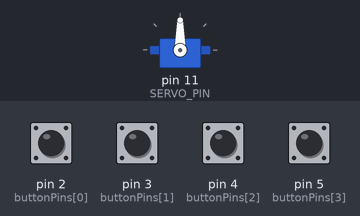
A sketch run on a simulated Arduino Uno, built with avr-gcc and run on an emulated ATmega328P. Parts: servo. The inputs (shaded band) are chosen by the test bench; at power-on: pin 2 (buttonPins[0]), pin 3 (buttonPins[1]), pin 4 (buttonPins[2]), pin 5 (buttonPins[3]) HIGH.

Above: at 1.2 s.
1.3 s: pin 2 (buttonPins[0]) pulled LOW for 0.15 s
At 2.2 s:
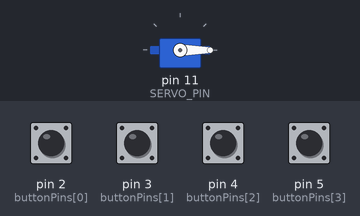
2.9 s: pin 3 (buttonPins[1]) pulled LOW for 0.15 s
At 3.4 s:
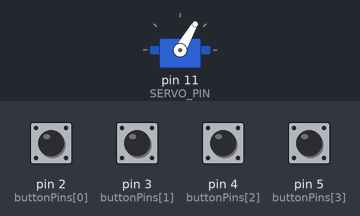
4.5 s: pin 4 (buttonPins[2]) pulled LOW for 0.15 s
At 5.7 s:
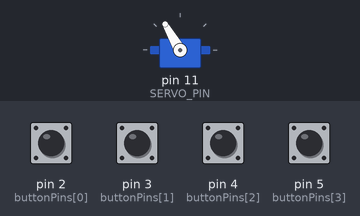
6.1 s: pin 5 (buttonPins[3]) pulled LOW for 0.15 s
At 7.1 s:
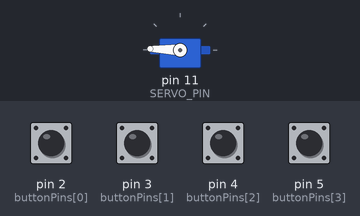
7.7 s: pin 2 (buttonPins[0]) pulled LOW for 1 s
At 8.3 s:
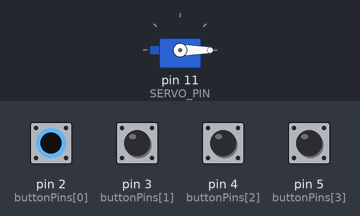
10.2 s: pin 3 (buttonPins[1]) pulled LOW for 1 s
At 11.4 s:
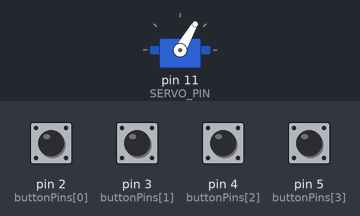
Timing chart, 0 to 13.2 s (numbered marks = the images above; inputs shaded):
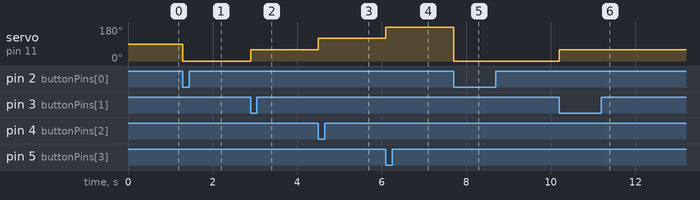

Measured:
- after the input at 1.3 s, servo on pin 11 (SERVO_PIN): 90° → 0° at once
- after the input at 2.9 s, servo on pin 11 (SERVO_PIN): 0° → 60° at once
- after the input at 4.5 s, servo on pin 11 (SERVO_PIN): 60° → 120° at once
- after the input at 6.1 s, servo on pin 11 (SERVO_PIN): 120° → 178° at once
- after the input at 7.7 s, servo on pin 11 (SERVO_PIN): 178° → 0° at once
- after the input at 10.2 s, servo on pin 11 (SERVO_PIN): 0° → 60° at once

The sketch:

_05_ArduinoClass_Servo.ino
```cpp
#include <Servo.h>

Servo myservo;

const int SERVO_PIN = 11;

int buttonPins[] = {2, 3, 4, 5};
int positions[] = {0, 60, 120, 178};

void setup()
{

  myservo.attach(SERVO_PIN);

  for (int i = 0; i < 4; i++)
  {
    pinMode(buttonPins[i], INPUT_PULLUP);
  }

}

void loop()
{
  for (int i = 0; i < 4; i++)
  {
     if (digitalRead(buttonPins[i]) == LOW)
    {
       myservo.write(positions[i]);
       delay(200);
    }
  }
}
```
